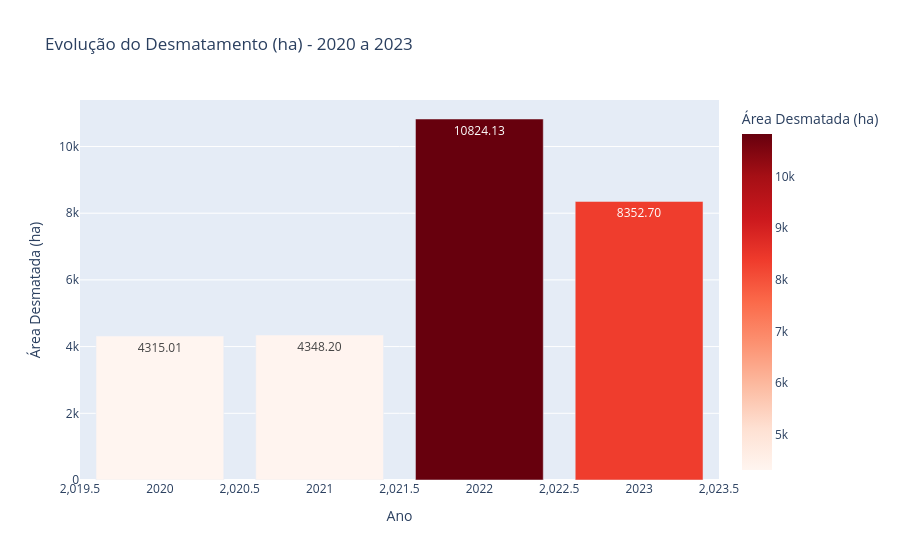

The code cell stored with this chart in its notebook:
### Markdown cell above
## 1. Evolução do Desmatamento (2020-2023)

**Motivação:** Compreender a tendência temporal do desmatamento nos últimos anos para identificar se houve aceleração ou desaceleração.

### Code cell
# Agrupamento por ano
evol_anual = df_serie.groupby('ano')['area_desmatada_ha'].sum().reset_index()

fig = px.bar(
    evol_anual, x='ano', y='area_desmatada_ha', 
    title='Evolução do Desmatamento (ha) - 2020 a 2023',
    labels={'area_desmatada_ha': 'Área Desmatada (ha)', 'ano': 'Ano'},
    text_auto='.2f',
    color='area_desmatada_ha',
    color_continuous_scale='Reds'
)
fig.show()

### Figure 1 — Plotly figure (JSON) as saved in the notebook; plotly's stock layout.template omitted (floating-point values rounded to 4 significant figures)
{"data": [{"hovertemplate": "Ano=%{x}<br>Área Desmatada (ha)=%{marker.color}<extra></extra>", "legendgroup": "", "marker": {"color": [4315.0, 4348.0, 10820.0, 8353.0], "coloraxis": "coloraxis", "pattern": {"shape": ""}}, "name": "", "orientation": "v", "showlegend": false, "textposition": "auto", "texttemplate": "%{y:.2f}", "type": "bar", "x": [2020, 2021, 2022, 2023], "xaxis": "x", "y": [4315.0, 4348.0, 10820.0, 8353.0], "yaxis": "y"}], "layout": {"barmode": "relative", "coloraxis": {"colorbar": {"title": {"text": "Área Desmatada (ha)"}}, "colorscale": [[0.0, "rgb(255,245,240)"], [0.125, "rgb(254,224,210)"], [0.25, "rgb(252,187,161)"], [0.375, "rgb(252,146,114)"], [0.5, "rgb(251,106,74)"], [0.625, "rgb(239,59,44)"], [0.75, "rgb(203,24,29)"], [0.875, "rgb(165,15,21)"], [1.0, "rgb(103,0,13)"]]}, "legend": {"tracegroupgap": 0}, "title": {"text": "Evolução do Desmatamento (ha) - 2020 a 2023"}, "xaxis": {"anchor": "y", "domain": [0.0, 1.0], "title": {"text": "Ano"}}, "yaxis": {"anchor": "x", "domain": [0.0, 1.0], "title": {"text": "Área Desmatada (ha)"}}}}
